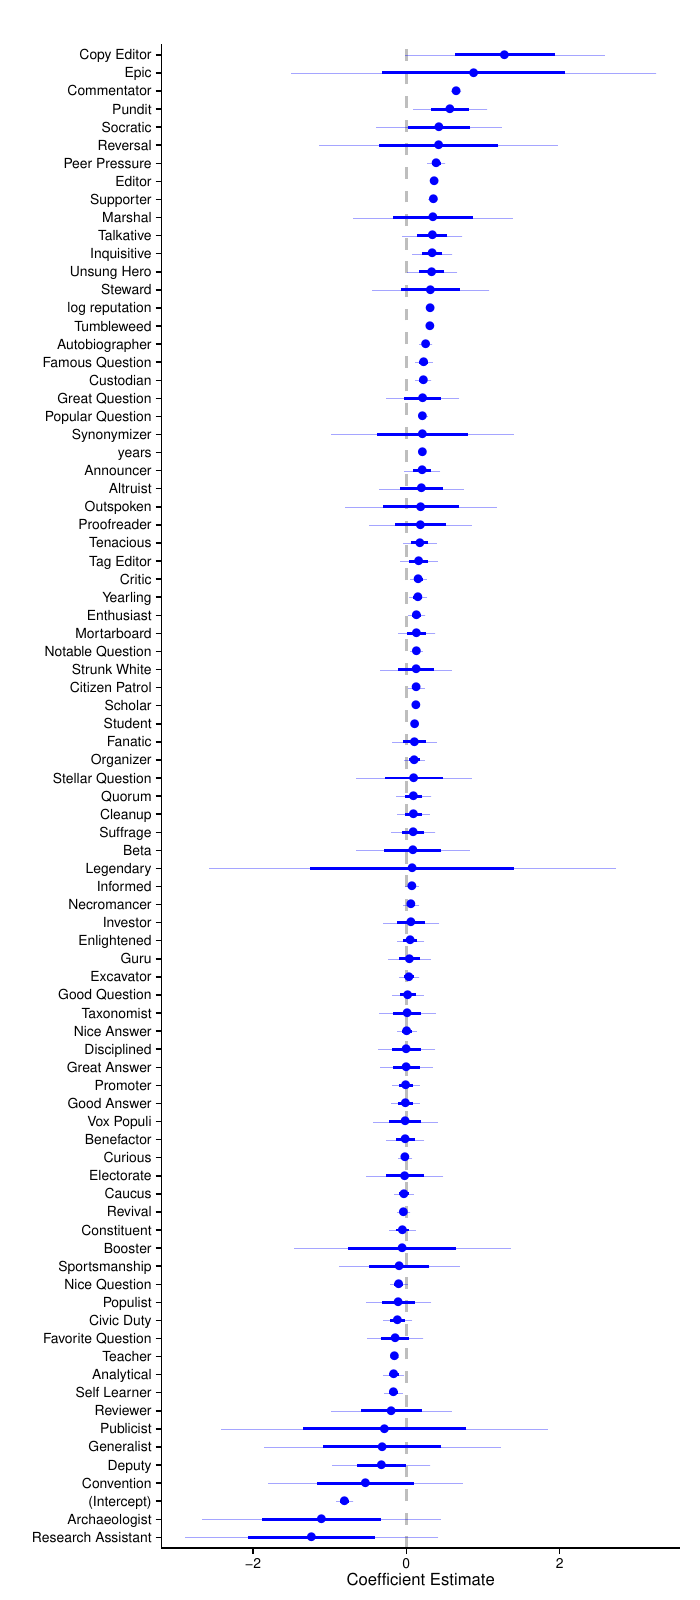

R code for this plot:
library(dplyr)
library(tidyr)
library(coefplot)

nusers=10000
db <- src_sqlite('my_db.sqlite', create=FALSE)

## Set up users
users <- tbl(db, 'Users') %>% filter(Reputation > 1) %>% collect() %>% sample_n(nusers)

users$log_views <- log(users$Views + runif(nrow(users)))
users$log_reputation <- log(users$Reputation + runif(nrow(users), min=0, max=15))
users$years <- as.integer(as.Date("2014-09-14") - as.Date(users$CreationDate)) / 365

## Set up badges
info <- read.csv('munge/badges.csv')
badges <- tbl(db, 'Badges')
keep <- data.frame(Name=info$name)
badges_of_interest <- inner_join(badges %>% select(UserId, Name), keep, by='Name', copy=TRUE)
long <- inner_join(badges_of_interest, users %>% select(UserId=Id), by='UserId', copy=TRUE) %>% collect()
long <- unique(long)
long$Name <- paste('B:', long$Name)

long$flag <- TRUE
wide <- long %>% spread(Name, flag, fill=FALSE)

merged <- left_join(users, wide, by=c('Id'='UserId'))
merged[is.na(merged)] <- FALSE
names(merged) <- gsub('[^a-zA-Z_]+', '_', names(merged))

badge_names <- grep('^B_', names(merged), value=TRUE)
my_formula <- paste(c('log_views ~ log_reputation + years', badge_names), collapse=' + ')
print(my_formula)
fit <- lm(my_formula, data=merged)

raw <- names(coefficients(fit))
clean <- gsub('_', ' ', gsub('TRUE$', '', gsub('^B_', '', raw)))
names(clean) <- raw

g <- coefplot(fit, sort='magnitude', newNames=clean) + theme_classic() + ylab('') + xlab('Coefficient Estimate') + ggtitle('')
ggsave('figures/coefplot.pdf', g, height=16, width=7)
